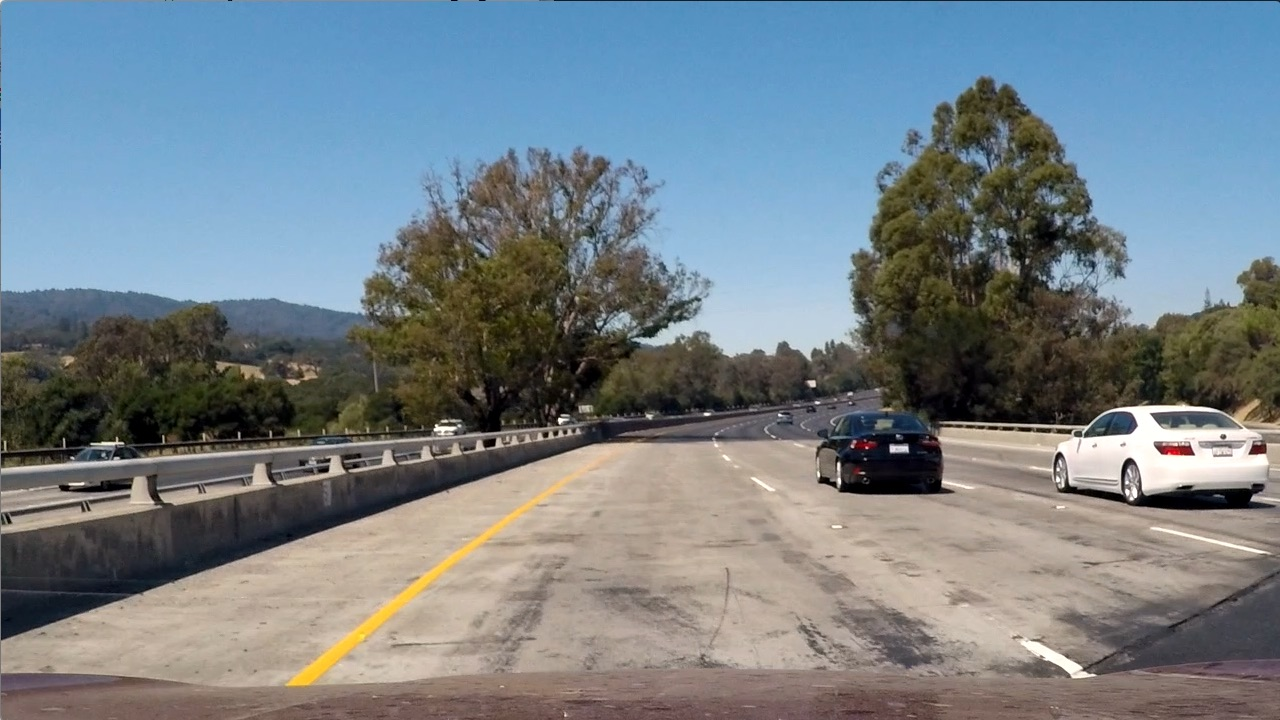
#> input picture test_images/test1.jpg, 1280 x 720 px; its folder holds only this picture in this run
$ jupyter execute --allow-errors Vehicle_Detection_Tracking.ipynb   (shell and % lines are left out)   (older library calls are emulated)
#> lines starting #> are read from the running program, lines starting #| are printed output that depends on the picture
# Project Vehicle Detection and Tracking

## Histogram of Oriented Gradients (HOG)

[cell 1]
import numpy as np
import cv2
import glob
import matplotlib.pyplot as plt
import pickle

### Load Test Images

[cell 2]
def load_images(pathname):
    print('Loading test images from', pathname)
    return list(map(lambda filename: cv2.cvtColor(cv2.imread(filename), cv2.COLOR_BGR2RGB), glob.glob(pathname)))

# All images are png's and 64x64 pixels
vehicles_images = load_images('./training_images/vehicles/*/*png')
non_vehicles_images = load_images('./training_images/non-vehicles/*/*png')

print('Vehicle train image count: {}'.format(len(vehicles_images)))
print('Non-vehicle train image count: {}'.format(len(non_vehicles_images)))

[cell 3]
index = 500

#> (the rest of this cell did not finish here and is left out)

### Extract HOG Features

[cell 4]
from skimage.feature import hog
#> (the rest of this cell did not finish here and is left out)

[cell 5]
# Define a function to compute binned color features
def bin_spatial(img, size=(32, 32)):
    # Use cv2.resize().ravel() to create the feature vector
    features = cv2.resize(img, size).ravel()

    # Return the feature vector
    return features


# Define a function to compute color histogram features
def color_hist(image, nbins=32, bins_range=(0, 256)):
    # Compute the histogram of the color channels separately
    channel1_hist = np.histogram(image[:,:,0], bins=nbins, range=bins_range)
    channel2_hist = np.histogram(image[:,:,1], bins=nbins, range=bins_range)
    channel3_hist = np.histogram(image[:,:,2], bins=nbins, range=bins_range)

    # Concatenate the histograms into a single feature vector
    hist_features = np.concatenate((channel1_hist[0], channel2_hist[0], channel3_hist[0]))

    # Return the individual histograms, bin_centers and feature vector
    return hist_features


# Define a function to return HOG features and/or visualization
def get_hog_features(img, orient, pix_per_cell, cell_per_block, vis=False, feature_vec=True):
    # Call with two outputs if vis==True
    if vis == True:
        features, hog_image = hog(img, orientations=orient, pixels_per_cell=(pix_per_cell, pix_per_cell),
                                  cells_per_block=(cell_per_block, cell_per_block), transform_sqrt=True,
                                  visualise=vis, feature_vector=feature_vec)
        return features, hog_image
    # Otherwise call with one output
    else:
        features = hog(img, orientations=orient, pixels_per_cell=(pix_per_cell, pix_per_cell),
                       cells_per_block=(cell_per_block, cell_per_block), transform_sqrt=True,
                       visualise=vis, feature_vector=feature_vec)
        return features

[cell 6]
# Define a function to extract features from an image
def extract_features(image, cspace='RGB', spatial_size=(32, 32),
                    hist_bins=32, hist_range=(0, 256), orient=9,
                    pix_per_cell=8, cell_per_block=2, hog_channel='ALL',
                    spatial_feat=True, hist_feat=True, hog_feat=True):

    # Empty list to receive features
    img_features = []

    # apply color conversion if other than 'RGB'
    if cspace != 'RGB':
        if cspace == 'HSV':
            feature_image = cv2.cvtColor(image, cv2.COLOR_RGB2HSV)
        elif cspace == 'LUV':
            feature_image = cv2.cvtColor(image, cv2.COLOR_RGB2LUV)
        elif cspace == 'HLS':
            feature_image = cv2.cvtColor(image, cv2.COLOR_RGB2HLS)
        elif cspace == 'YUV':
            feature_image = cv2.cvtColor(image, cv2.COLOR_RGB2YUV)
        elif cspace == 'YCrCb':
            feature_image = cv2.cvtColor(image, cv2.COLOR_RGB2YCrCb)
    else:
        feature_image = np.copy(image)

    # Call get_hog_features() with vis=False, feature_vec=True
    if hog_feat == True:
        hog_features = []
        if hog_channel == 'ALL':
            for channel in range(feature_image.shape[2]):
                hog_features.append(get_hog_features(feature_image[:,:,channel],
                                    orient, pix_per_cell, cell_per_block,
                                    vis=False, feature_vec=True))
            hog_features = np.ravel(hog_features)
        else:
            hog_features = get_hog_features(feature_image[:,:,hog_channel], orient,
                        pix_per_cell, cell_per_block, vis=False, feature_vec=True)
        img_features.append(hog_features)

    # Apply bin_spatial() to get spatial color features
    if spatial_feat == True:
        spatial_features = bin_spatial(feature_image, spatial_size)
        img_features.append(spatial_features)

    # Apply color_hist() to get color histogram features
    if hist_feat == True:
        hist_features = color_hist(feature_image, nbins=hist_bins, bins_range=hist_range)
        img_features.append(hist_features)

    # Append the new feature vector to the features list
    features = []

    features = np.concatenate(img_features)

    # Return list of feature vectors
    return features


# Define a function to extract features from a list of images
def extract_images_features(images, cspace='RGB', spatial_size=(32, 32),
                    hist_bins=32, hist_range=(0, 256), orient=9,
                    pix_per_cell=8, cell_per_block=2 ):

    # Create a list to append feature vectors to
#> called with cspace = 'YCrCb', spatial_size = (32, 32), hist_bins = 32, hist_range = (0, 256), orient = 9, pix_per_cell = 8, cell_per_block = 2
    features = []
    # Iterate through the list of images
    for image in images:
        image_features = extract_features(image, cspace=cspace, spatial_size=spatial_size,
                    hist_bins=hist_bins, hist_range=hist_range, orient=orient,
                    pix_per_cell=pix_per_cell, cell_per_block=cell_per_block )

        features.append(image_features)

    # Return list of feature vectors
    return features

[cell 7]
# Calculate HOG on an image and the YCrCb color space and show them
# [27 lines left out: function show_hog_image, not called in this run]

#> (the rest of this cell did not finish here and is left out)

### Train linear SVM classifier using selected HOG features

[cell 8]
# Using YCrCb colorspace (Tested with different color spaces YCrCb, RGB, HSV, LUV, HLS, YUV)
cspace='YCrCb' # YCrCb had best test accuracy

vehicle_features = extract_images_features(vehicles_images, cspace=cspace)
print("Extrating feature vectors from vehicle images was successfully")

non_vehicle_features = extract_images_features(non_vehicles_images, cspace=cspace)
print("Extrating feature vectors from non vehicles images was successfully")

[cell 9]
# Create an array stack of feature vectors
X = np.vstack((vehicle_features, non_vehicle_features)).astype(np.float64)

# Fit a per-column scaler
#> (the rest of this cell did not finish here and is left out)

#> (a cell that did not finish here is left out)

#> (a cell that did not finish here is left out)

## Sliding Window Search

[cell 12]
# Basic functions provided on Udacity's course to creating windows and drawing boxes on an image.

# Define a function for drawing bounding boxes
# [9 lines left out: function draw_boxes, not called in this run]


# Define a function that takes an image, start and stop positions in both x and y, window size (x and y dimensions),
# and overlap fraction (for both x and y)
def slide_window(img, x_start_stop=[None, None], y_start_stop=[None, None],
                    xy_window=(64, 64), xy_overlap=(0.5, 0.5)):
    # If x and/or y start/stop positions not defined, set to image size
    if x_start_stop[0] == None:
        x_start_stop[0] = 0
    if x_start_stop[1] == None:
        x_start_stop[1] = img.shape[1]
    if y_start_stop[0] == None:
        y_start_stop[0] = 0
    if y_start_stop[1] == None:
        y_start_stop[1] = img.shape[0]
    # Compute the span of the region to be searched
    xspan = x_start_stop[1] - x_start_stop[0]
    yspan = y_start_stop[1] - y_start_stop[0]
    # Compute the number of pixels per step in x/y
    nx_pix_per_step = np.int(xy_window[0]*(1 - xy_overlap[0]))
    ny_pix_per_step = np.int(xy_window[1]*(1 - xy_overlap[1]))
    # Compute the number of windows in x/y
    nx_buffer = np.int(xy_window[0]*(xy_overlap[0]))
    ny_buffer = np.int(xy_window[1]*(xy_overlap[1]))
    nx_windows = np.int((xspan-nx_buffer)/nx_pix_per_step)
    ny_windows = np.int((yspan-ny_buffer)/ny_pix_per_step)
    # Initialize a list to append window positions to
    window_list = []
    # Loop through finding x and y window positions
    # Note: you could vectorize this step, but in practice
    # you'll be considering windows one by one with your
    # classifier, so looping makes sense
    for ys in range(ny_windows):
        for xs in range(nx_windows):
            # Calculate window position
            startx = xs*nx_pix_per_step + x_start_stop[0]
            endx = startx + xy_window[0]
            starty = ys*ny_pix_per_step + y_start_stop[0]
            endy = starty + xy_window[1]
            # Append window position to list
            window_list.append(((startx, starty), (endx, endy)))
    # Return the list of windows
    return window_list

### Using the Classifier on Test Images

[cell 13]
test_images = load_images('./test_images/*.jpg')
#> call 3 of load_images, with pathname = './test_images/*.jpg'
#> test_images = 1 item

[cell 14]
# Returns a new image with the vehicle bounding boxes.
# y_start_stop : Contains the Y axis range to find the cars.
# xy_window : Contains the windows size.
# xy_overlap : Contains the windows overlap percent.

def classify_vehicle(image):
    vehicle_windows = []

    # Run different size sliding windows over image
    windows_64 = slide_window(image, x_start_stop=[300, 1250], y_start_stop=[350, 500], xy_window=(64, 64), xy_overlap=(0.85, 0.85))
#> windows_64 = 990 items
    # print(len(windows_64))

    windows_128 = slide_window(image, x_start_stop=[None, None], y_start_stop=[380, 680], xy_window=(128, 128), xy_overlap=(0.85, 0.85))
#> windows_128 = 610 items
    # print(len(windows_128))

    windows_256 = slide_window(image, x_start_stop=[None, None], y_start_stop=[400, 700], xy_window=(256, 256), xy_overlap=(0.85, 0.85))
#> windows_256 = 54 items
    # print(len(windows_256))

    windows = windows_64 + windows_128 + windows_256
#> windows = 1654 items
    # print(len(windows))

    for window in windows:
        image_window = cv2.resize(image[window[0][1]:window[1][1], window[0][0]:window[1][0]], (64, 64))
        image_feature = extract_features(image_window, cspace='YCrCb')

        # Scale extracted features to be fed to classifier
        scaled_X = X_scaler.transform(image_feature.reshape(1, -1))
        # Predict using classifier
        prediction = clf.predict(scaled_X)

        # If positive (prediction == 1) then save the window
        if prediction == 1:
            vehicle_windows.append(window)
#> this loop made 1 pass
#> window on pass 1: ((300, 350), (364, 414))
#> pass 1, in classify_vehicle, `image_window = cv2.resize(image[window[0][1]:window[1][1], window[0][0..`:
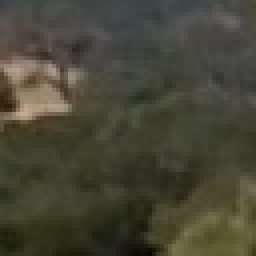
#> image_window: shape (64, 64, 3) (shown 4 times larger); mean R, G, B 70.8, 69.3, 54.2
#> after the loop, vehicle_windows = []
            #print ('vehicle found with probability', clf.predict_proba(scaled_X))
    return vehicle_windows

#def draw_vehicle_boxes(image, windows):
#    return draw_boxes(np.copy(image), windows)


$ run again, on test_images/test5.jpg
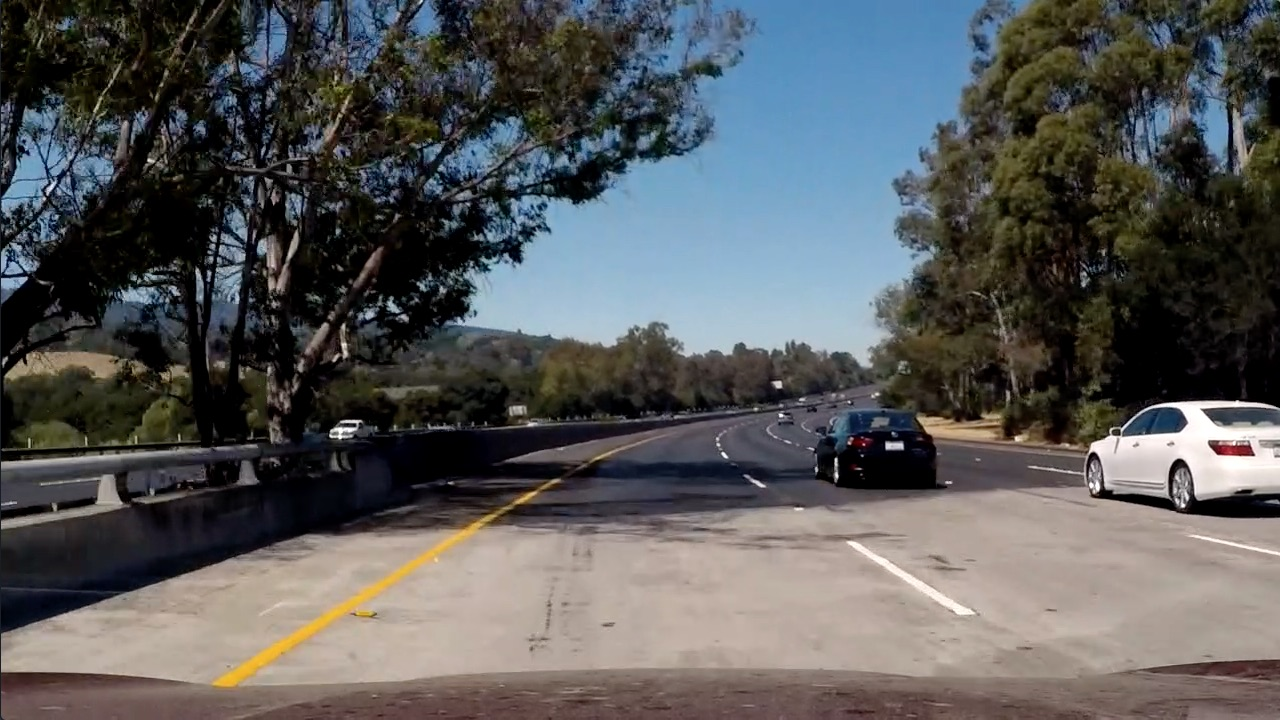
#> input picture test_images/test5.jpg, 1280 x 720 px
#> test_images = 1 item
#> windows_64 = 990 items
#> windows_128 = 610 items
#> windows_256 = 54 items
#> windows = 1654 items
#> the loop in classify_vehicle, `for window in windows:` made 1 pass
#> window on pass 1: ((300, 350), (364, 414))
#> pass 1, in classify_vehicle, `image_window = cv2.resize(image[window[0][1]:window[1][1], window[0][0..`:
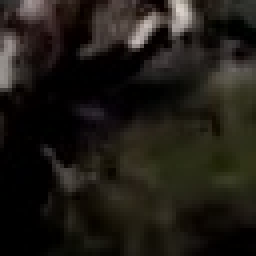
#> image_window: shape (64, 64, 3) (shown 4 times larger); mean R, G, B 31.1, 27.5, 21.8
#> after the loop in classify_vehicle, `for window in windows:`: vehicle_windows = []

$ run again, on test_images/test6.jpg
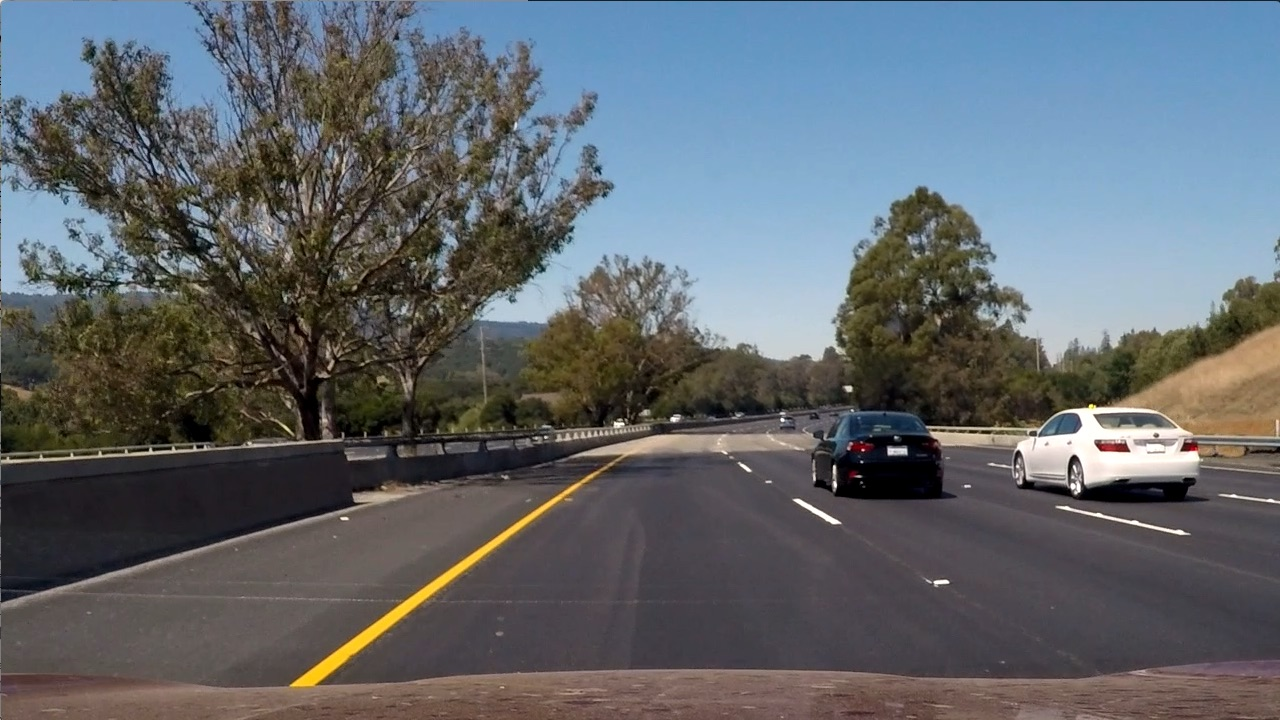
#> input picture test_images/test6.jpg, 1280 x 720 px
#> test_images = 1 item
#> windows_64 = 990 items
#> windows_128 = 610 items
#> windows_256 = 54 items
#> windows = 1654 items
#> the loop in classify_vehicle, `for window in windows:` made 1 pass
#> window on pass 1: ((300, 350), (364, 414))
#> pass 1, in classify_vehicle, `image_window = cv2.resize(image[window[0][1]:window[1][1], window[0][0..`:
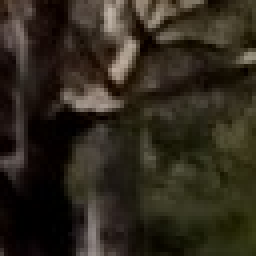
#> image_window: shape (64, 64, 3) (shown 4 times larger); mean R, G, B 47.3, 40.8, 29.2
#> after the loop in classify_vehicle, `for window in windows:`: vehicle_windows = []

$ run again, on test_images/test2.jpg
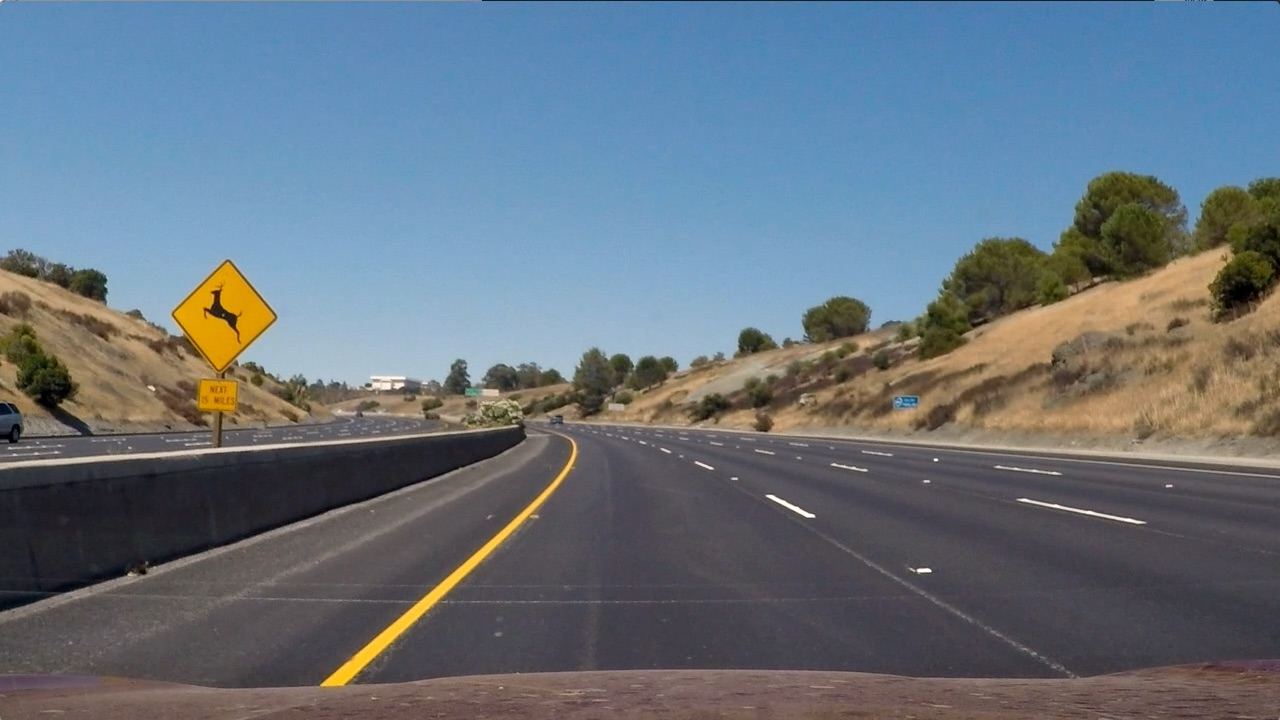
#> input picture test_images/test2.jpg, 1280 x 720 px
#> test_images = 1 item
#> windows_64 = 990 items
#> windows_128 = 610 items
#> windows_256 = 54 items
#> windows = 1654 items
#> the loop in classify_vehicle, `for window in windows:` made 1 pass
#> window on pass 1: ((300, 350), (364, 414))
#> pass 1, in classify_vehicle, `image_window = cv2.resize(image[window[0][1]:window[1][1], window[0][0..`:
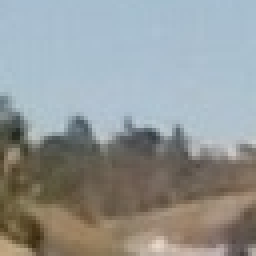
#> image_window: shape (64, 64, 3) (shown 4 times larger); mean R, G, B 147.4, 151.9, 151.5
#> after the loop in classify_vehicle, `for window in windows:`: vehicle_windows = []

$ run again, on test_images/test3.jpg
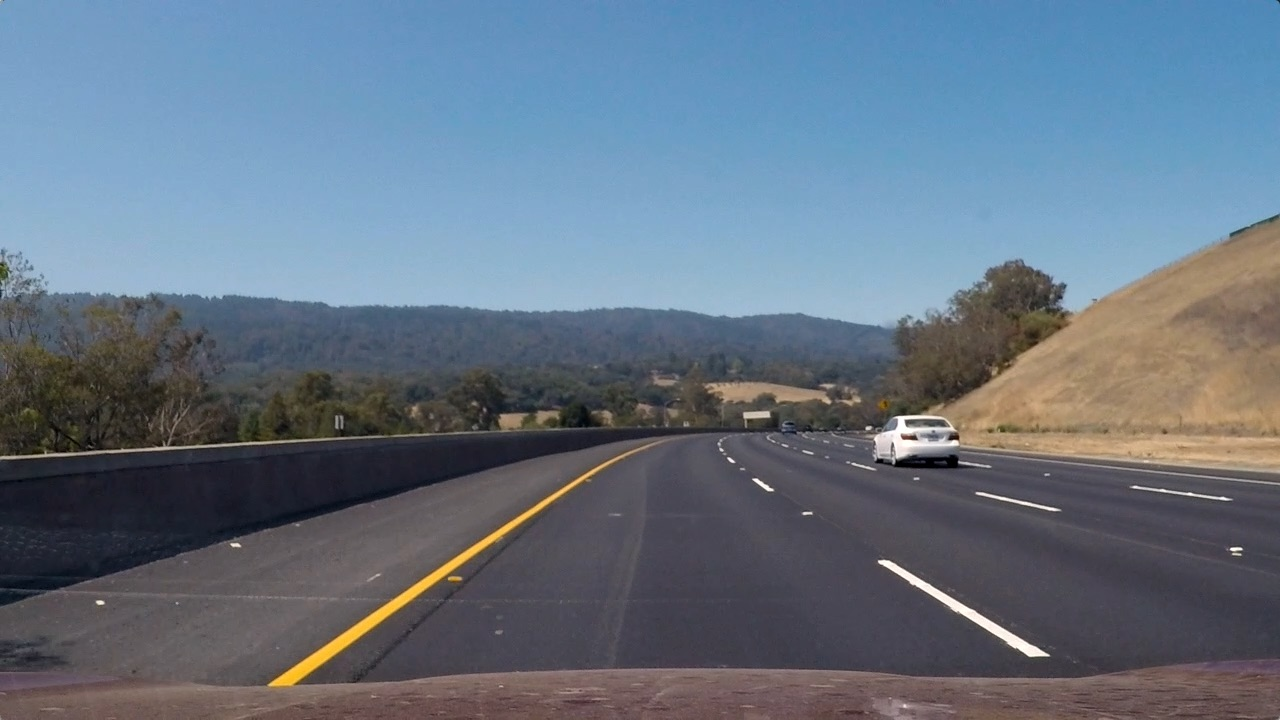
#> input picture test_images/test3.jpg, 1280 x 720 px
#> test_images = 1 item
#> windows_64 = 990 items
#> windows_128 = 610 items
#> windows_256 = 54 items
#> windows = 1654 items
#> the loop in classify_vehicle, `for window in windows:` made 1 pass
#> window on pass 1: ((300, 350), (364, 414))
#> pass 1, in classify_vehicle, `image_window = cv2.resize(image[window[0][1]:window[1][1], window[0][0..`:
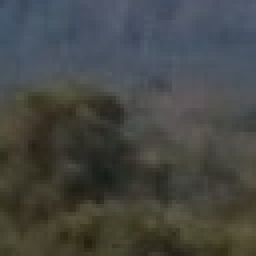
#> image_window: shape (64, 64, 3) (shown 4 times larger); mean R, G, B 69.3, 71.2, 68.3
#> after the loop in classify_vehicle, `for window in windows:`: vehicle_windows = []
